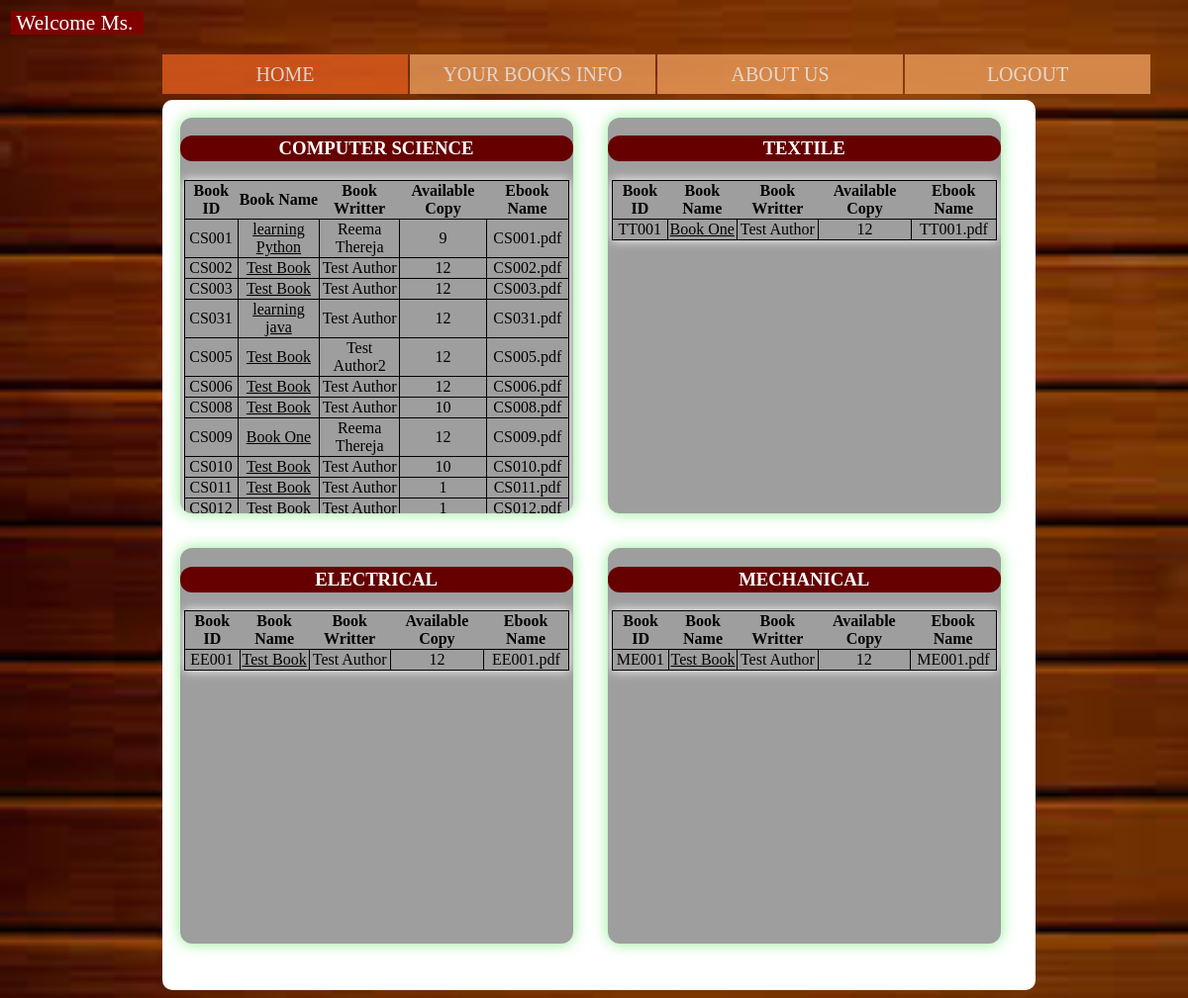
The app's page /sdb.php with its own data.
### tables this page shows
CREATE TABLE IF NOT EXISTS `book` (
  `b_id` varchar(255) NOT NULL,
  `booksname` varchar(50) NOT NULL,
  `authorname` varchar(50) NOT NULL,
  `copies` varchar(20) NOT NULL,
  `avl_cpy` int(100) NOT NULL,
  `dept` varchar(50) NOT NULL,
  `file_name` varchar(255) NOT NULL,
  `path` varchar(200) NOT NULL,
  PRIMARY KEY (`b_id`),
  UNIQUE KEY `b_id` (`b_id`)
);

### sdb.php (the view, shortened to what this page needs)
<?php include("conn.php");
$name=$_SESSION["sname"];
$gender=$_SESSION["sgender"];
$namecap=ucwords($name);
?>
<!DOCTYPE html>
<html>
<head><title>Student_DashBoard</title></head>
<body>
  <div class="box">
   <table  style =" font-size:16pt"  align="center" width="100%" height="100%">
      <tr>
        <td ><mark style="color:white;background-color:maroon";> &nbsp;Welcome
            <?php if($gender=="m")
                {
                    echo "Mr. ";
                }
               else{
                echo "Ms. ";
               }
            ?><b><?php echo $namecap; ?> &nbsp;</b></mark></td>
      </tr>
    </table>
  </div>
  <div class="nav">
    <ul>
      <li><a style="background-color: #E05D1E" href="sdb.php">HOME</a></li>
      <li><a href="sbooks.php">YOUR BOOKS INFO</a></li>
      <li><a href="aboutus.php">ABOUT US</a></li>
      <li><a href="index.php">LOGOUT</a></li>
    </ul>
<br><br>
</div>
  <div class="boxtwo" style="border-radius: 10px; width:73.5%; height:900px; margin-left:13%;margin-top:10px;background-color:white">
    <div class="box-cnt">
      <h3 class="box-cnt-h">COMPUTER SCIENCE</h3>
         <table class="box-table">
                <tr>
                    <th>Book ID</th>
                    <th>Book Name</th>
                    <th>Book Writter</th>
                    <th>Available Copy</th>
                    <th>Ebook Name</th>
                </tr>
            <?php  $data=mysqli_query($conn,"SELECT * FROM `book`");
	              while($row = mysqli_fetch_array($data))
	               {
                      if($row["dept"]=="cse"){
                        echo "<tr>";
                          $bookid_cse=$row["b_id"];
                          $lg1="<a href='view_book.php?id=$bookid_cse'>";
                        echo "<td>" ;echo $row["b_id"]; echo "</td>";
                        echo "<td>";echo "$lg1"; echo $row["booksname"]; echo "</a>"; echo "</td>";
                        echo "<td>"; echo $row["authorname"]; echo "</td>";
                        echo "<td>"; echo $row["avl_cpy"]; echo "</td>";
                        echo "<td>"; echo $row["file_name"]; echo "</td>";
                        echo "</tr>";
                      }
                    }
	            ?>
                </table>
    </div>
    <div class="box-cnt">
      <h3 class="box-cnt-h">TEXTILE</h3>
        <table class="box-table">
                <tr>
                    <th>Book ID</th>
                    <th>Book Name</th>
                    <th>Book Writter</th>
                    <th>Available Copy</th>
                    <th>Ebook Name</th>
                </tr>
            <?php  $data=mysqli_query($conn,"SELECT * FROM `book`");
	              while($row = mysqli_fetch_array($data))
	               {
                      if($row["dept"]=="tt"){
                        echo "<tr>";
                          $bookid_tt=$row["b_id"];
                          $lg2="<a href='view_book.php?id=$bookid_tt'>";
                        echo "<td>" ;echo $row["b_id"]; echo "</td>";
                        echo "<td>";echo "$lg2"; echo $row["booksname"]; echo "</a>"; echo "</td>";
                        echo "<td>"; echo $row["authorname"]; echo "</td>";
                        echo "<td>"; echo $row["avl_cpy"]; echo "</td>";
                        echo "<td>"; echo $row["file_name"]; echo "</td>";
                        echo "</tr>";
                      }
                    }
	            ?>
                </table>
    </div>
      <br/clear="all">
    <div class="box-cnt">
      <h3 class="box-cnt-h">ELECTRICAL</h3>
        <table class="box-table">
                <tr>
                    <th>Book ID</th>
                    <th>Book Name</th>
                    <th>Book Writter</th>
                    <th>Available Copy</th>
                    <th>Ebook Name</th>
                </tr>
            <?php  $data=mysqli_query($conn,"SELECT * FROM `book`");
	              while($row = mysqli_fetch_array($data))
	               {
                      if($row["dept"]=="ee"){
                        echo "<tr>";
                          $bookid_ee=$row["b_id"];
                          $lg3="<a href='view_book.php?id=$bookid_ee'>";
                        echo "<td>" ;echo $row["b_id"]; echo "</td>";
                        echo "<td>";echo "$lg3"; echo $row["booksname"]; echo "</a>"; echo "</td>";
                        echo "<td>"; echo $row["authorname"]; echo "</td>";
                        echo "<td>"; echo $row["avl_cpy"]; echo "</td>";
                        echo "<td>"; echo $row["file_name"]; echo "</td>";
                        echo "</tr>";
                      }
                    }
	            ?>
                </table>
    </div>
    <div class="box-cnt">
      <h3 class="box-cnt-h">MECHANICAL</h3>
        <table class="box-table">
                <tr>
                    <th>Book ID</th>
                    <th>Book Name</th>
                    <th>Book Writter</th>
                    <th>Available Copy</th>
                    <th>Ebook Name</th>
                </tr>
            <?php  $data=mysqli_query($conn,"SELECT * FROM `book`");
	              while($row = mysqli_fetch_array($data))
	               {
                      if($row["dept"]=="me"){
                        echo "<tr>";
                          $bookid_me=$row["b_id"];
                          $lg4="<a href='view_book.php?id=$bookid_me'>";
                        echo "<td>" ;echo $row["b_id"]; echo "</td>";
                        echo "<td>";echo "$lg4"; echo $row["booksname"]; echo "</a>"; echo "</td>";
                        echo "<td>"; echo $row["authorname"]; echo "</td>";
                        echo "<td>"; echo $row["avl_cpy"]; echo "</td>";
                        echo "<td>"; echo $row["file_name"]; echo "</td>";
                        echo "</tr>";
                      }
                    }
	            ?>
                </table>
    </div>
  </div>
</body>
<html>

### sdb.php (style rules this page uses)
body { width: 100%; background: url(N2.jpg) ; background-position: center center; background-repeat: no-repeat; background-attachment: fixed; background-size: cover; }
ul { padding: 0 ; list-style: none; }
ul li { float: left; width: 248px; height: 40px; background-color: #EA9C5A; opacity: .8; line-height: 40px; text-align: center; font-size: 20px; margin-right: 2px; }
ul li a { text-decoration: none; color: white; display: block; }
.nav { padding-left:13%; }
.box-cnt { box-shadow: 0px 0px 15px lightgreen; background:rgba(0,0,0,0.38); float:left; border-radius:12px; overflow: auto; height:400px; width:45%; margin: 2% 2%; float: left; }
.box-cnt-h { color:white; text-align: center; padding-top:2px; padding-bottom: 2px; background:#660000; border-radius:12px; }
.box-table { color: black; text-align: center; border-collapse: collapse; margin:1%; box-shadow: 0px 0px 10px white; height: auto; }
.box-table td,tr { border: 1px solid black; }
a { color: black; }

### records on screen
book: b_id "CS001", booksname "learning Python", authorname "Reema Thereja", avl_cpy "9", file_name "CS001.pdf"
book: b_id "CS002", booksname "Test Book", authorname "Test Author", avl_cpy "12", file_name "CS002.pdf"
book: b_id "CS003", booksname "Test Book", authorname "Test Author", avl_cpy "12", file_name "CS003.pdf"
book: b_id "CS031", booksname "learning java", authorname "Test Author", avl_cpy "12", file_name "CS031.pdf"
book: b_id "CS005", booksname "Test Book", authorname "Test Author2", avl_cpy "12", file_name "CS005.pdf"
book: b_id "CS006", booksname "Test Book", authorname "Test Author", avl_cpy "12", file_name "CS006.pdf"
book: b_id "CS008", booksname "Test Book", authorname "Test Author", avl_cpy "10", file_name "CS008.pdf"
book: b_id "CS009", booksname "Book One", authorname "Reema Thereja", avl_cpy "12", file_name "CS009.pdf"
book: b_id "CS010", booksname "Test Book", authorname "Test Author", avl_cpy "10", file_name "CS010.pdf"
book: b_id "CS011", booksname "Test Book", authorname "Test Author", avl_cpy "1", file_name "CS011.pdf"
book: b_id "CS012", booksname "Test Book", authorname "Test Author", avl_cpy "1", file_name "CS012.pdf"
book: b_id "TT001", booksname "Book One", authorname "Test Author", avl_cpy "12", file_name "TT001.pdf"
book: b_id "EE001", booksname "Test Book", authorname "Test Author", avl_cpy "12", file_name "EE001.pdf"
book: b_id "ME001", booksname "Test Book", authorname "Test Author", avl_cpy "12", file_name "ME001.pdf"
